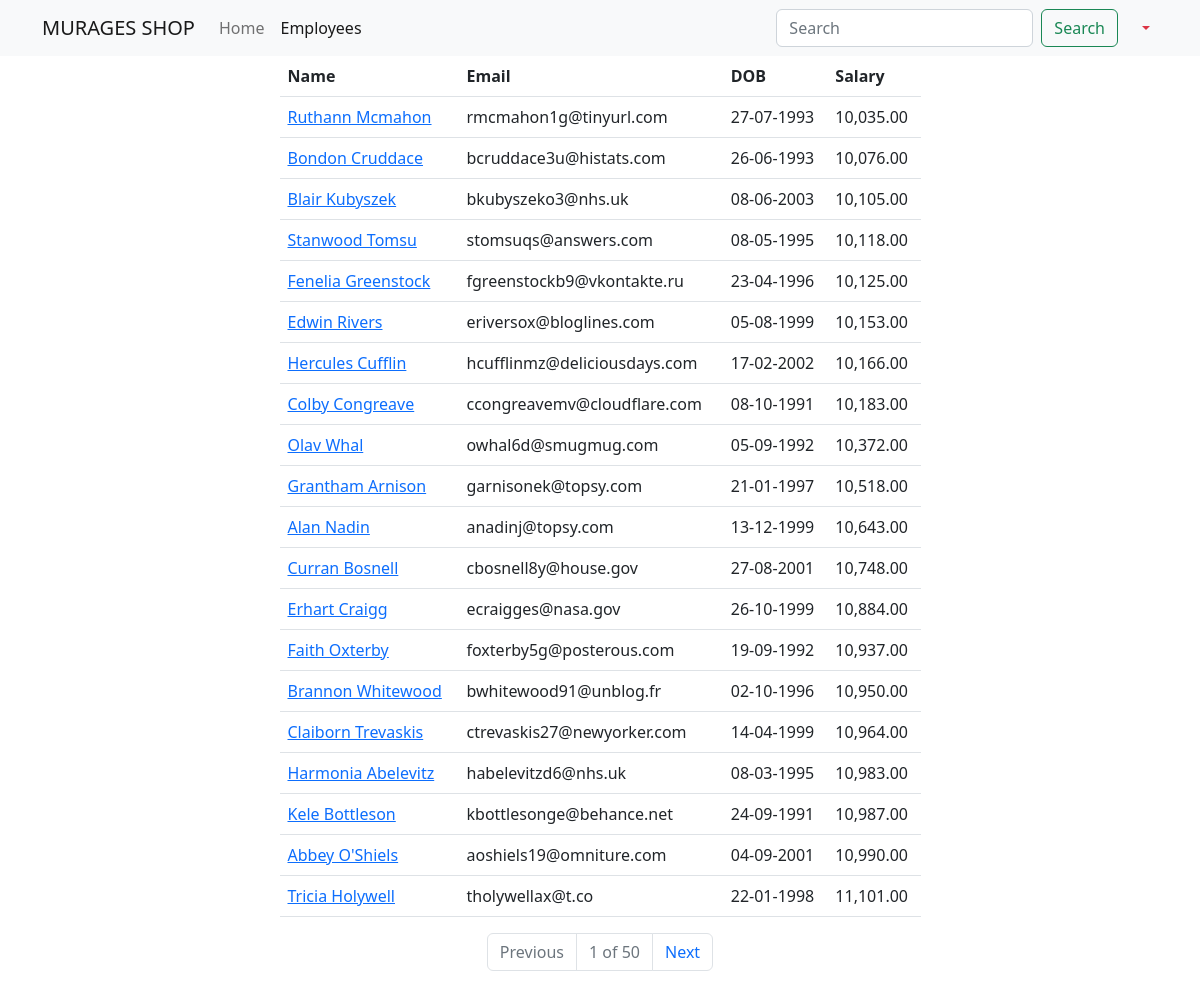
Page /employees (signed in) on the committed database.
### main_app/models.py (models this page shows, shortened)
class Employee(models.Model):
    name = models.CharField(max_length=40)
    email = models.EmailField(unique=True)
    dob = models.DateField(null=True)
    salary = models.DecimalField(max_digits=7, decimal_places=2)  # 67000.58
    disabled = models.BooleanField(default=False)
    profile = models.ImageField(upload_to=unique_img_name, null=True, default="employees/employee.png")
    created_at = models.DateTimeField(auto_now_add=True, null=True)  # Once during creation
    updated_at = models.DateTimeField(auto_now=True, null=True)  # Every time an update happens
    class Meta:
        verbose_name = 'Employee'
        verbose_name_plural = 'Employees'
        ordering = ["salary"]

### main_app/views.py (the view)
# urls.py: path('employees', views.all_employees, name="all"),
@login_required
@permission_required('main_app.view_employee', raise_exception=True)
def all_employees(request):
    employees = Employee.objects.all()  # SELECT * FROM employees
    paginator = Paginator(employees, 20)
    page_number = request.GET.get("page")
    data = paginator.get_page(page_number)
    return render(request, "all_employees.html", {"employees": data})

### templates/all_employees.html (shortened to what this page needs)
{% extends "base_template.html" %}
{% load humanize %}
{% block content %}
    {% include 'navbar.html' %}
    <div class="container">
        <div class="row justify-content-center">
            <div class="col-sm-7">
                <table class="table">
                    <thead>
                    <tr>
                        <th>Name</th>
                        <th>Email</th>
                        <th>DOB</th>
                        <th>Salary</th>
                    </tr>
                    </thead>
                    <tbody>
                    {% for employee in employees %}
                        <tr>
                            <td>
                                <a href="/employees/{{ employee.id }}">{{ employee.name | title }}</a>
                            </td>
                            <td>{{ employee.email }}</td>
                            <td>{{ employee.dob | date:'d-m-Y' }}</td>
                            <td>{{ employee.salary | intcomma }}</td>
                        </tr>
                    {% endfor %}
                    </tbody>
                </table>
                <nav aria-label="Page navigation example">
                    <ul class="pagination justify-content-center">
                        {% if employees.has_previous %}
                            <li class="page-item">
                                <a class="page-link" href='?page={{ employees.previous_page_number }}'>Previous</a>
                            </li>
                        {% else %}
                            <li class="page-item disabled">
                                <a class="page-link" href='' tabindex="-1" aria-disabled="True">Previous</a>
                            </li>
                        {% endif %}
                           <li class="page-item disabled">
                                <a class="page-link" href='' tabindex="-1" aria-disabled="True">{{ employees.number }} of {{ employees.paginator.num_pages }}</a>
                            </li>
                        {% if employees.has_next %}
                            <li class="page-item">
                                <a class="page-link" href='?page={{ employees.next_page_number }}'>Next</a>
                            </li>
                        {% else %}
                            <li class="page-item disabled">
                                <a class="page-link" href='' tabindex="-1" aria-disabled="True">Next</a>
                            </li>
                        {% endif %}
                    </ul>
                </nav>
            </div>
        </div>
    </div>
{% endblock %}

### templates/base_template.html (shortened to what this page needs)
<!doctype html>
<html lang="en">
<head>
    <link href="https://cdn.jsdelivr.net/npm/bootstrap@5.2.3/dist/css/bootstrap.min.css" rel="stylesheet">
</head>
<body>
{% block content %}
{% endblock %}
</body>
</html>

### templates/navbar.html (shortened to what this page needs)
<nav class="navbar sticky-top navbar-expand-lg bg-light">
    <div class="container">
        <a class="navbar-brand" href="{% url 'home' %}">MURAGES SHOP</a>
        <div class="collapse navbar-collapse" id="navbarTogglerDemo02">
            <ul class="navbar-nav me-auto mb-2 mb-lg-0">
                <li class="nav-item">
                    <a class="nav-link  {% if "/" == request.path %} active {% endif %}" aria-current="page"
                       href="{% url 'home' %}">Home</a>
                </li>
                <li class="nav-item">
                    <a class="nav-link  {% if "/employees" == request.path %} active {% endif %}"
                       href="{% url 'all' %}">Employees</a>
                </li>
            </ul>
            <form class="d-flex" role="search" method="get" action="{% url 'search' %}">
                <input class="form-control me-2" name="search_word" type="search" placeholder="Search"
                       aria-label="Search">
                <button class="btn btn-outline-success" type="submit">Search</button>
            </form>
            <ul class="navbar-nav ms-3 mb-2 mb-lg-0">
                <li class="nav-item dropdown">
                    <a class="nav-link dropdown-toggle text-danger" href="#" role="button" data-bs-toggle="dropdown">{{ user.first_name }}</a>
                </li>
            </ul>
        </div>
    </div>
</nav>

### rows in the picture
Employee: name "Ruthann Mcmahon", email "rmcmahon1g@tinyurl.com", dob "27-07-1993", salary "10,035.00"
Employee: name "Bondon Cruddace", email "bcruddace3u@histats.com", dob "26-06-1993", salary "10,076.00"
Employee: name "Blair Kubyszek", email "bkubyszeko3@nhs.uk", dob "08-06-2003", salary "10,105.00"
Employee: name "Stanwood Tomsu", email "stomsuqs@answers.com", dob "08-05-1995", salary "10,118.00"
Employee: name "Fenelia Greenstock", email "fgreenstockb9@vkontakte.ru", dob "23-04-1996", salary "10,125.00"
Employee: name "Edwin Rivers", email "eriversox@bloglines.com", dob "05-08-1999", salary "10,153.00"
Employee: name "Hercules Cufflin", email "hcufflinmz@deliciousdays.com", dob "17-02-2002", salary "10,166.00"
Employee: name "Colby Congreave", email "ccongreavemv@cloudflare.com", dob "08-10-1991", salary "10,183.00"
Employee: name "Olav Whal", email "owhal6d@smugmug.com", dob "05-09-1992", salary "10,372.00"
Employee: name "Grantham Arnison", email "garnisonek@topsy.com", dob "21-01-1997", salary "10,518.00"
Employee: name "Alan Nadin", email "anadinj@topsy.com", dob "13-12-1999", salary "10,643.00"
Employee: name "Curran Bosnell", email "cbosnell8y@house.gov", dob "27-08-2001", salary "10,748.00"
Employee: name "Erhart Craigg", email "ecraigges@nasa.gov", dob "26-10-1999", salary "10,884.00"
Employee: name "Faith Oxterby", email "foxterby5g@posterous.com", dob "19-09-1992", salary "10,937.00"
Employee: name "Brannon Whitewood", email "bwhitewood91@unblog.fr", dob "02-10-1996", salary "10,950.00"
Employee: name "Claiborn Trevaskis", email "ctrevaskis27@newyorker.com", dob "14-04-1999", salary "10,964.00"
Employee: name "Harmonia Abelevitz", email "habelevitzd6@nhs.uk", dob "08-03-1995", salary "10,983.00"
Employee: name "Kele Bottleson", email "kbottlesonge@behance.net", dob "24-09-1991", salary "10,987.00"
Employee: name "Abbey O'Shiels", email "aoshiels19@omniture.com", dob "04-09-2001", salary "10,990.00"
Employee: name "Tricia Holywell", email "tholywellax@t.co", dob "22-01-1998", salary "11,101.00"

### other values in the picture
{{ employees.number }} "1"
{{ employees.paginator.num_pages }} "50"
